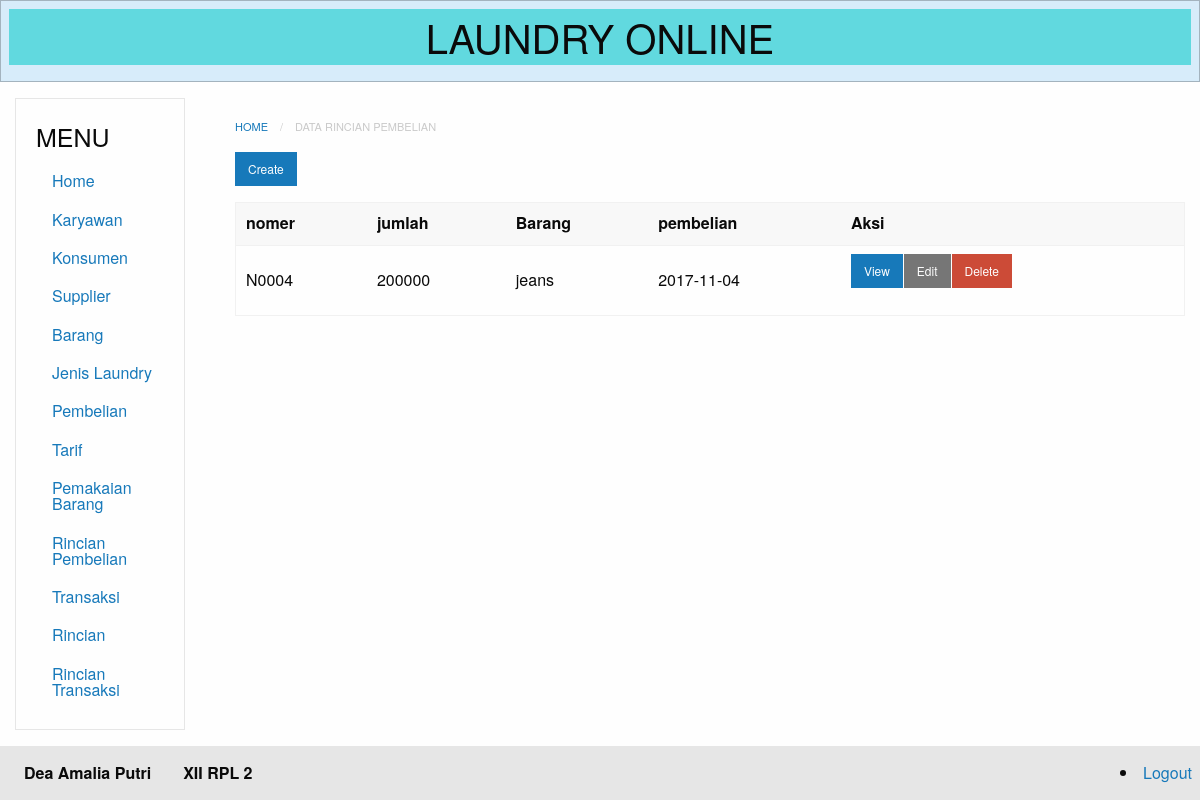
Page /index.php?module=rincian_pembelian (signed in) on the committed database.
### tables this page shows
CREATE TABLE `rincian_pembelian` (
  `id` int(11) NOT NULL,
  `nomer` varchar(20) NOT NULL,
  `jumlah` varchar(50) NOT NULL,
  `barang_id` int(11) NOT NULL,
  `pembelian_id` int(11) NOT NULL
);

CREATE TABLE `barang` (
  `id` int(11) NOT NULL,
  `kode` varchar(20) NOT NULL,
  `nama` varchar(50) NOT NULL,
  `stok` varchar(50) NOT NULL,
  `tanggal_update_stok` date NOT NULL
);

CREATE TABLE `pembelian` (
  `id` int(11) NOT NULL,
  `nomer` varchar(20) NOT NULL,
  `tanggal` date NOT NULL,
  `total` varchar(20) NOT NULL,
  `karyawan_id` int(11) NOT NULL,
  `supplier_id` int(11) NOT NULL
);

### database.php (called while the page is built, shortened)
<?php
class Database {
	private $db_host = "localhost";
	private $db_user = "root";
	private $db_pass = "";
	private $db_name = "11_deaamaliaputri_laundry";
	var $con = false;
    var $myconn = "";
	var $result = array();
    function __construct() {
        if(!$this->con){
            $this->myconn = new mysqli($this->db_host, $this->db_user, $this->db_pass, $this->db_name);
            if($this->myconn->connect_errno > 0){
                array_push($this->result, $this->myconn->connect_error);
                return false;
            }else{
                $this->myconn->set_charset('utf8');
                $this->con = true;
                return true;
            }
        } else {
            return true;
        }
    }
	public function select($table, $rows = '*', $join = null,$join2 = null , $where = null, $order = null, $limit = null){
		$q = 'SELECT '.$rows.' FROM '.$table;
		if($join != null){
			$q .= ' JOIN '.$join;
		}
		if($join2 != null){
			$q .= ' JOIN '.$join2;
		}
        if($this->tableExists($table)){
        	$query = $this->myconn->query($q);
			if($query){
				$this->numResults = $query->num_rows;
				for($i = 0; $i < $this->numResults; $i++){
					$r = $query->fetch_array();
                	$key = array_keys($r);
                	for($x = 0; $x < count($key); $x++){
                    	if(!is_int($key[$x])){
                    		if($query->num_rows >= 1){
                    			$this->result[$i][$key[$x]] = $r[$key[$x]];
							}else{
								$this->result[$i][$key[$x]] = null;
							}
						}
					}
				}
				return true;
			}else{
				array_push($this->result, $this->myconn->error);
				return false;
			}
      	}else{
      		return false;
    	}
    }
	private function TableExists($table) {
    	$res = $this->myconn->query('SHOW TABLES LIKE "'.$table.'"');
    	if(isset($res->num_rows)) {
        	return $res->num_rows > 0 ? true : false;
    	} else {
    		array_push($this->result, $table." does not exist in this database");
    		return false;
    	}
	}
    public function getResult(){
        $val = $this->result;
        $this->result = array();
        return $val;
    }
}

### modules/rincian_pembelian/rincian_pembelian-index.php (the view)
<nav aria-label="You are here:" role="navigation">
<ul class="breadcrumbs">
  <li><a href="?module=home">Home</a></li>
  <li class="disabled">Data Rincian Pembelian</li>
</ul>
</nav>
  <a href="?module=rincian_pembelian-create" class="small button">Create</a>
<table>
  <thead>
      <tr>
          <th>nomer</th>
          <th>jumlah </th>
          <th>Barang </th>
          <th>pembelian </th>
          <th>Aksi</th>
      </tr>
  </thead>
<?php
  require_once("database.php");
  $db=new Database();
  $db->select('rincian_pembelian', 'rincian_pembelian.id, rincian_pembelian.nomer, rincian_pembelian.jumlah,
  rincian_pembelian.barang_id, rincian_pembelian.pembelian_id,
  barang.nama, pembelian.tanggal as pembelian',
  'barang ON barang.id = rincian_pembelian.barang_id',
  'pembelian ON pembelian.id = rincian_pembelian.pembelian_id');
  $res=$db->getResult();
if(count($res) == 0){ ?>
    <tr>
        <td colspan="8">Tidak ada data yang tersedia </td>
    </tr>
<?php
    }else{
        foreach ($res as &$r){?>
        <tr>
            <td><?php echo $r['nomer'] ?></td>
            <td><?php echo $r['jumlah'] ?></td>
            <td><?php echo $r['nama'] ?></td>
            <td><?php echo $r['pembelian'] ?></td>
            <td>
                <div class="small button-group">
                    <a href="?module=rincian_pembelian-show&id=<?php echo $r['id']; ?>" class=" button">View</a>
                    <a href="?module=rincian_pembelian-edit&id=<?php echo $r['id']; ?>" class="secondary button">Edit</a>
                    <a href="?module=rincian_pembelian-delete&id=<?php echo $r['id']; ?>"onClick='return confirm("Apakah yakin menghapus?")' class="alert button">Delete</a>
                </div>
            </td>
        </tr>
<?php
              }
          }
          ?>
</table>

### rows in the picture
rincian_pembelian: nomer "N0004", jumlah "200000", barang.nama "jeans", pembelian.tanggal "2017-11-04"
